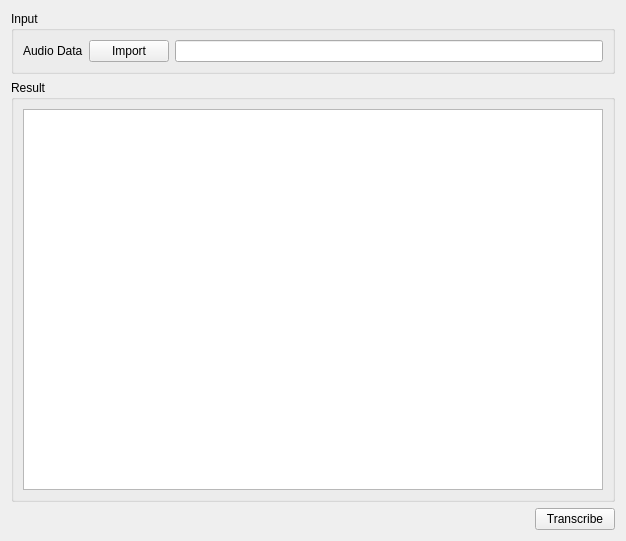
<?xml version="1.0" encoding="UTF-8"?>
<ui version="4.0">
 <class>Transcription</class>
 <widget class="QWidget" name="Transcription">
  <property name="geometry">
   <rect>
    <x>0</x>
    <y>0</y>
    <width>626</width>
    <height>541</height>
   </rect>
  </property>
  <layout class="QGridLayout" name="gridLayout">
   <item row="3" column="1">
    <widget class="QPushButton" name="btnTranscribe">
     <property name="text">
      <string>Transcribe</string>
     </property>
    </widget>
   </item>
   <item row="1" column="0" colspan="2">
    <widget class="QGroupBox" name="groupBox_3">
     <property name="title">
      <string>Result</string>
     </property>
     <layout class="QVBoxLayout" name="verticalLayout">
      <item>
       <widget class="QTextBrowser" name="transcriptionResult">
        <property name="contextMenuPolicy">
         <enum>Qt::PreventContextMenu</enum>
        </property>
        <property name="html">
         <string>&lt;!DOCTYPE HTML PUBLIC &quot;-//W3C//DTD HTML 4.0//EN&quot; &quot;http://www.w3.org/TR/REC-html40/strict.dtd&quot;&gt;
&lt;html&gt;&lt;head&gt;&lt;meta name=&quot;qrichtext&quot; content=&quot;1&quot; /&gt;&lt;style type=&quot;text/css&quot;&gt;
p, li { white-space: pre-wrap; }
&lt;/style&gt;&lt;/head&gt;&lt;body style=&quot; font-family:'Ubuntu'; font-size:11pt; font-weight:400; font-style:normal;&quot;&gt;
&lt;p style=&quot;-qt-paragraph-type:empty; margin-top:0px; margin-bottom:0px; margin-left:0px; margin-right:0px; -qt-block-indent:0; text-indent:0px;&quot;&gt;&lt;br /&gt;&lt;/p&gt;&lt;/body&gt;&lt;/html&gt;</string>
        </property>
       </widget>
      </item>
     </layout>
    </widget>
   </item>
   <item row="3" column="0">
    <spacer name="horizontalSpacer">
     <property name="orientation">
      <enum>Qt::Horizontal</enum>
     </property>
     <property name="sizeHint" stdset="0">
      <size>
       <width>40</width>
       <height>20</height>
      </size>
     </property>
    </spacer>
   </item>
   <item row="0" column="0" colspan="2">
    <widget class="QGroupBox" name="groupBox">
     <property name="title">
      <string>Input</string>
     </property>
     <layout class="QGridLayout" name="gridLayout_2">
      <item row="0" column="2">
       <widget class="QLineEdit" name="audioDataPath"/>
      </item>
      <item row="0" column="1">
       <widget class="QPushButton" name="btnImportAudio">
        <property name="text">
         <string>Import</string>
        </property>
       </widget>
      </item>
      <item row="0" column="0">
       <widget class="QLabel" name="label">
        <property name="sizePolicy">
         <sizepolicy hsizetype="Minimum" vsizetype="Preferred">
          <horstretch>0</horstretch>
          <verstretch>0</verstretch>
         </sizepolicy>
        </property>
        <property name="text">
         <string>Audio Data</string>
        </property>
       </widget>
      </item>
     </layout>
    </widget>
   </item>
  </layout>
 </widget>
 <resources/>
 <connections/>
</ui>
